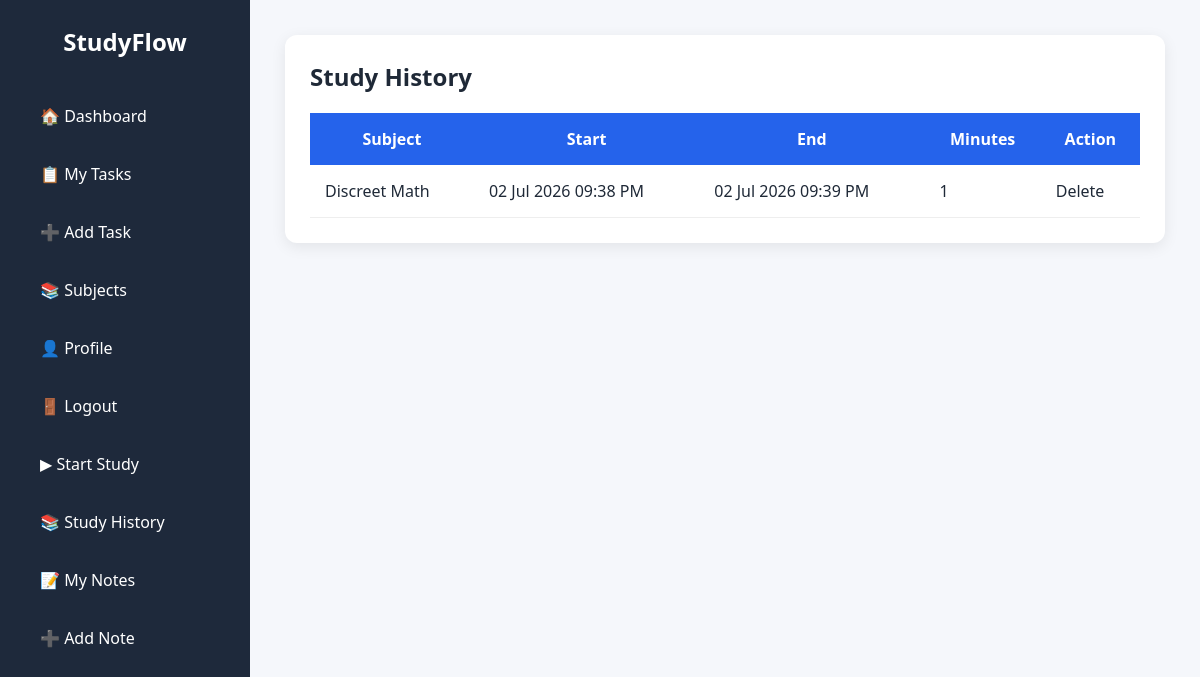
/Views/studySession/list.php (signed in), run on the app's committed database.
### tables this page shows
CREATE TABLE `study_sessions` (
  `id` int(11) NOT NULL,
  `user_id` int(11) NOT NULL,
  `subject_id` int(11) NOT NULL,
  `start_time` datetime NOT NULL,
  `end_time` datetime DEFAULT NULL,
  `duration` int(11) DEFAULT NULL,
  `created_at` timestamp NOT NULL DEFAULT current_timestamp()
);

CREATE TABLE `subjects` (
  `id` int(11) NOT NULL,
  `user_id` int(11) NOT NULL,
  `subject_name` varchar(100) NOT NULL,
  `subject_code` varchar(50) DEFAULT NULL,
  `instructor` varchar(100) DEFAULT NULL,
  `created_at` timestamp NOT NULL DEFAULT current_timestamp()
);

### Models/StudySession.php (called while the page is built, shortened)
<?php
class StudySession
{
    private $conn;
    public function __construct($db)
    {
        $this->conn = $db;
    }
    public function getAllSessions($user_id)
    {
        $sql = "SELECT
                    study_sessions.*,
                    subjects.subject_name
                FROM study_sessions
                LEFT JOIN subjects
                ON study_sessions.subject_id = subjects.id
                WHERE study_sessions.user_id = ?
                ORDER BY study_sessions.id DESC";
        $stmt = $this->conn->prepare($sql);
        $stmt->bind_param("i", $user_id);
        $stmt->execute();
        return $stmt->get_result();
    }
}

### Views/studySession/list.php (the view, shortened to what this page needs)
<?php
require_once "../../Config/database.php";
require_once "../../Models/StudySession.php";
$model = new StudySession($conn);
$list = $model->getAllSessions($_SESSION['user_id']);
include "../../Includes/header.php";
include "../../Includes/sidebar.php";
?>
<div class="main">
<div class="card">
<h2>Study History</h2>
<table>
<tr>
<th>Subject</th>
<th>Start</th>
<th>End</th>
<th>Minutes</th>
<th>Action</th>
</tr>
<?php while($row=$list->fetch_assoc()){ ?>
<tr>
<td><?= htmlspecialchars($row['subject_name']); ?></td>
<td><?= date("d M Y h:i A",strtotime($row['start_time'])); ?></td>
<td>
<?= $row['end_time']
? date("d M Y h:i A",strtotime($row['end_time']))
: "Running"; ?>
</td>
<td>
<?= $row['duration'] ?? 0; ?>
</td>
<td>
<a href="../../Controllers/studySessionController.php?action=delete&id=<?= $row['id']; ?>"
   onclick="return confirm('Are you sure you want to delete this study session?');">
    Delete
</a>
</td>
</tr>
<?php } ?>
</table>
</div>
</div>
<?php include "../../Includes/footer.php"; ?>

### Assets/Css/style.css (style rules this page uses)
* { margin:0; padding:0; box-sizing:border-box; font-family:"Segoe UI",Tahoma,Geneva,Verdana,sans-serif; }
a { text-decoration:none; color:inherit; }
.main { margin-left:250px; padding:35px; min-height:100vh; }
h2 { margin-bottom:10px; }
.card { background:#fff; border-radius:12px; padding:25px; box-shadow:0 4px 15px rgba(0,0,0,.08); }
table { width:100%; border-collapse:collapse; background:#fff; margin-top:20px; }
table th { background:#2563eb; color:#fff; padding:15px; }
table td { padding:15px; border-bottom:1px solid #eee; }

### data on the page
study_sessions: subject.subject_name "Discreet Math", start_time "02 Jul 2026 09:38 PM", end_time "02 Jul 2026 09:39 PM", duration "1"
